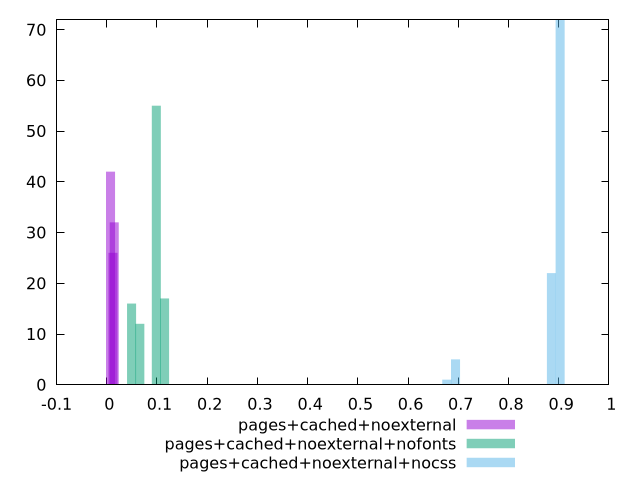

Recreate this plot in gnuplot.
$_pagesCachedNoexternal <<EOF
0.014713055838066681 32
0.007356527919033341 42
0.012260879865055568 26
EOF
$_pagesCachedNoexternalNofonts <<EOF
0.04928092012619996 16
0.09856184025239992 55
0.1149888136277999 17
0.06570789350159995 12
EOF
$_pagesCachedNoexternalNocss <<EOF
0.9028772812281424 72
0.8855142565891396 22
0.6945209855601095 5
0.6771579609211068 1
EOF
set key outside below
set terminal pngcairo
set output "report_00005_2020-11-02T22-26-11.212Z/largest-contentful-paint/largest-contentful-paint_pages+cached+noexternal_pages+cached+noexternal+nofonts_pages+cached+noexternal+nocss+hist.png"
set boxwidth 0.01791041506618218
set style fill transparent solid 0.5 noborder
set yrange [0:72]
plot $_pagesCachedNoexternal title "pages+cached+noexternal" with boxes ,$_pagesCachedNoexternalNofonts title "pages+cached+noexternal+nofonts" with boxes ,$_pagesCachedNoexternalNocss title "pages+cached+noexternal+nocss" with boxes ,
